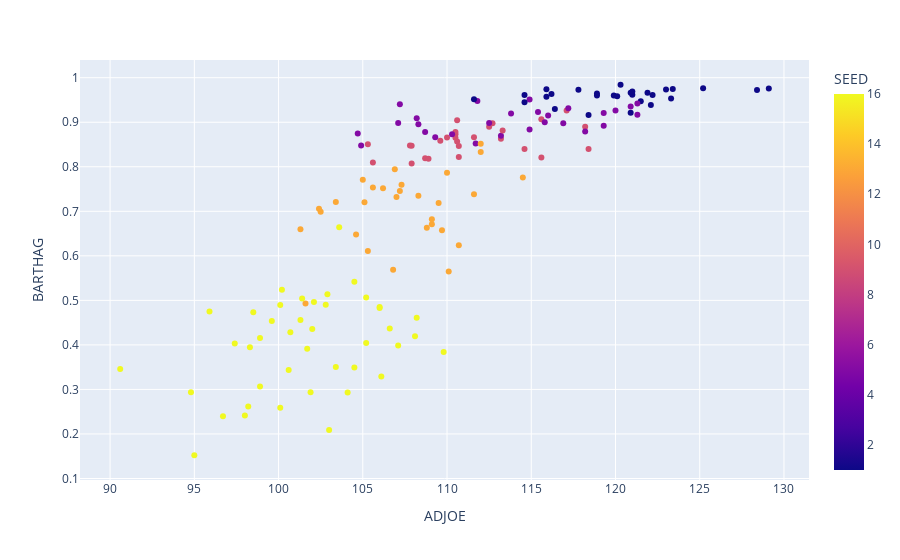

Notebook code for this chart:
### Code cell
# create a scatter plot of the correct labels
fig = px.scatter(df, x='ADJOE', y='BARTHAG', color='SEED', hover_data=['TEAM'])
fig.show()

### Figure 1 — Plotly figure (JSON) as saved in the notebook; plotly's stock layout.template omitted (floating-point values rounded to 4 significant figures; data arrays with more than 128 entries replaced by an {"elided": "..."} marker saying what was removed)
{"data": [{"customdata": {"elided": "154x1 str values"}, "hovertemplate": "ADJOE=%{x}<br>BARTHAG=%{y}<br>TEAM=%{customdata[0]}<br>SEED=%{marker.color}<extra></extra>", "legendgroup": "", "marker": {"color": {"elided": "154 int values"}, "coloraxis": "coloraxis", "symbol": "circle"}, "mode": "markers", "name": "", "orientation": "v", "showlegend": false, "type": "scatter", "x": {"elided": "154 float values"}, "xaxis": "x", "y": {"elided": "154 float values"}, "yaxis": "y"}], "layout": {"coloraxis": {"colorbar": {"title": {"text": "SEED"}}, "colorscale": [[0, "#0d0887"], [0.1111, "#46039f"], [0.2222, "#7201a8"], [0.3333, "#9c179e"], [0.4444, "#bd3786"], [0.5556, "#d8576b"], [0.6667, "#ed7953"], [0.7778, "#fb9f3a"], [0.8889, "#fdca26"], [1, "#f0f921"]]}, "legend": {"tracegroupgap": 0}, "margin": {"t": 60}, "xaxis": {"anchor": "y", "domain": [0, 1], "title": {"text": "ADJOE"}}, "yaxis": {"anchor": "x", "domain": [0, 1], "title": {"text": "BARTHAG"}}}}
